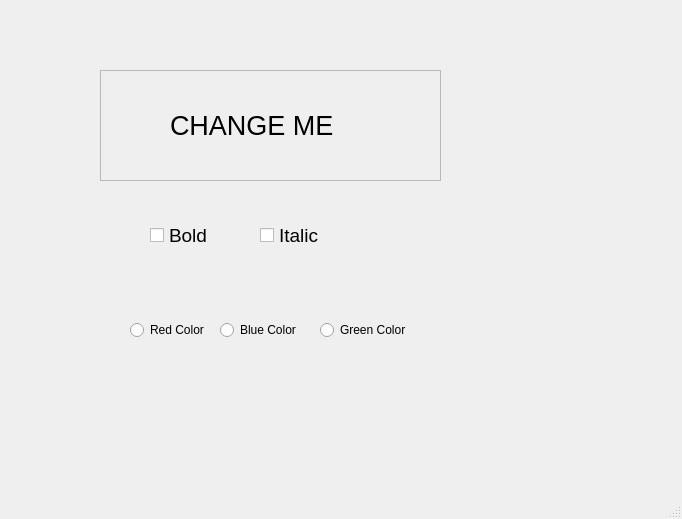
<?xml version="1.0" encoding="UTF-8"?>
<ui version="4.0">
 <class>MainWindow</class>
 <widget class="QMainWindow" name="MainWindow">
  <property name="geometry">
   <rect>
    <x>0</x>
    <y>0</y>
    <width>682</width>
    <height>519</height>
   </rect>
  </property>
  <property name="windowTitle">
   <string>MainWindow</string>
  </property>
  <widget class="QWidget" name="centralwidget">
   <widget class="QCheckBox" name="checkBox">
    <property name="geometry">
     <rect>
      <x>260</x>
      <y>220</y>
      <width>91</width>
      <height>31</height>
     </rect>
    </property>
    <property name="font">
     <font>
      <family>MS Shell Dlg 2</family>
      <pointsize>14</pointsize>
     </font>
    </property>
    <property name="text">
     <string>Italic</string>
    </property>
   </widget>
   <widget class="QCheckBox" name="checkBox_2">
    <property name="geometry">
     <rect>
      <x>150</x>
      <y>220</y>
      <width>81</width>
      <height>31</height>
     </rect>
    </property>
    <property name="font">
     <font>
      <family>MS Shell Dlg 2</family>
      <pointsize>14</pointsize>
      <weight>50</weight>
      <bold>false</bold>
     </font>
    </property>
    <property name="text">
     <string>Bold</string>
    </property>
   </widget>
   <widget class="QRadioButton" name="radioButton">
    <property name="geometry">
     <rect>
      <x>130</x>
      <y>320</y>
      <width>91</width>
      <height>20</height>
     </rect>
    </property>
    <property name="text">
     <string>Red Color</string>
    </property>
   </widget>
   <widget class="QRadioButton" name="radioButton_2">
    <property name="geometry">
     <rect>
      <x>220</x>
      <y>320</y>
      <width>95</width>
      <height>20</height>
     </rect>
    </property>
    <property name="text">
     <string>Blue Color</string>
    </property>
   </widget>
   <widget class="QRadioButton" name="radioButton_3">
    <property name="geometry">
     <rect>
      <x>320</x>
      <y>320</y>
      <width>95</width>
      <height>20</height>
     </rect>
    </property>
    <property name="text">
     <string>Green Color</string>
    </property>
   </widget>
   <widget class="QFrame" name="frame">
    <property name="geometry">
     <rect>
      <x>100</x>
      <y>70</y>
      <width>341</width>
      <height>111</height>
     </rect>
    </property>
    <property name="autoFillBackground">
     <bool>true</bool>
    </property>
    <property name="frameShape">
     <enum>QFrame::StyledPanel</enum>
    </property>
    <property name="frameShadow">
     <enum>QFrame::Raised</enum>
    </property>
    <widget class="QLabel" name="label">
     <property name="geometry">
      <rect>
       <x>70</x>
       <y>30</y>
       <width>211</width>
       <height>51</height>
      </rect>
     </property>
     <property name="font">
      <font>
       <pointsize>20</pointsize>
       <weight>50</weight>
       <italic>false</italic>
       <bold>false</bold>
      </font>
     </property>
     <property name="text">
      <string>CHANGE ME</string>
     </property>
    </widget>
   </widget>
  </widget>
  <widget class="QMenuBar" name="menubar">
   <property name="geometry">
    <rect>
     <x>0</x>
     <y>0</y>
     <width>682</width>
     <height>26</height>
    </rect>
   </property>
  </widget>
  <widget class="QStatusBar" name="statusbar"/>
 </widget>
 <resources/>
 <connections/>
</ui>
